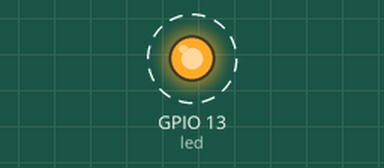
Simulated run of this program. Board: ESP32 board running MicroPython. Shown: output pins drawn as LEDs (lit = HIGH). Dashed ring = blinking. What the program prints to the serial console is not drawn. At 20.0 s the program stops and its outputs stay as they are.

Above: at 0.5 s.
Timing chart, 0 to 4.6 s (numbered marks = the images above):
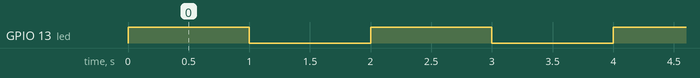

Measured:
- by itself, GPIO 13 (led): alternates HIGH for 1.0 s and LOW for 1.0 s, 20 changes in all, then stays LOW

The program:

blinky32.py
```python
# Exemple pour ESP32 uniquement
from machine import Pin
from time import sleep

# Led rouge sur la carte
led = Pin( 13, Pin.OUT )
# Eteindre LED (logique inversée)
led.value( 0 )

def blink( count = 3 ):
    # clignoter = changer 2x d état
    for i in range( count * 2 ):
        # changer etat de l entrée
        led.value( 0 if led.value()==1 else 1 )
        sleep( 1 )
    # Eteindre la LED
    led.value( 0 )

# exécution (pour un temps limité)
print( 'Blink x 10' )
blink( 10 )
print( 'C est fait' )
```
